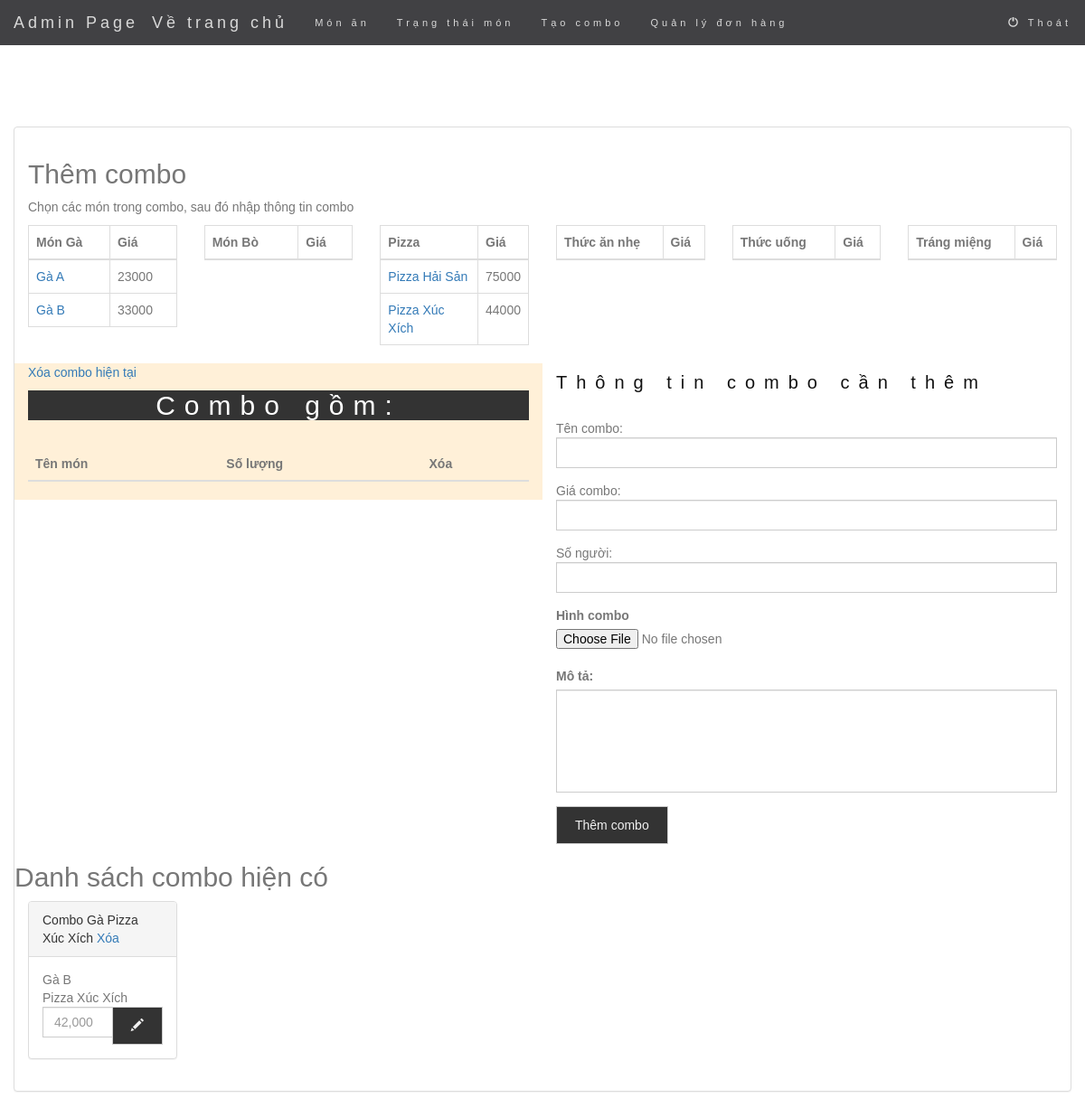
/admin/index.php?keyad=add_combo.php (signed in), run on the app's committed database.
### tables this page shows
CREATE TABLE `thucan` (
  `ta_ma` int(255) NOT NULL,
  `ta_ten` varchar(255) NOT NULL,
  `ta_gia` int(255) NOT NULL,
  `ta_tinhtrang` tinyint(1) NOT NULL,
  `ta_hinhanh` varchar(255) NOT NULL,
  `ta_loai` int(255) NOT NULL
);

CREATE TABLE `combo` (
  `combo_ma` int(255) NOT NULL,
  `combo_ten` varchar(255) NOT NULL,
  `combo_gia` int(255) NOT NULL,
  `combo_songuoi` int(255) NOT NULL,
  `combo_mota` varchar(10000) NOT NULL,
  `combo_hinhanh` varchar(255) NOT NULL
);

CREATE TABLE `chitietcombo` (
  `ctcb_ma` int(255) NOT NULL,
  `ctcb_soluong` int(255) NOT NULL,
  `combo_ma` int(255) NOT NULL,
  `ta_ma` int(255) NOT NULL
);

### admin/add_combo.php (the view, shortened to what this page needs)
<div class="panel panel-default">
  <div class="panel-body">
  	<h2>Thêm combo</h2>
  	<p>Chọn các món trong combo, sau đó nhập thông tin combo</p>
  	<div class="row">
  		<div class="col-md-2">
  			<table class="table table-bordered">
			    <thead>
			      <tr>
			        <th>Món Gà</th>
			        <th>Giá</th>
			      </tr>
			    </thead>
			    <tbody>
			    <?php
			    	$sql="select * from thucan where ta_loai=1";
			    	$do=mysqli_query($db,$sql);
			    	while($row=mysqli_fetch_array($do)){
			    ?>
			      <tr>
			        <td><a href="?keyad=add_combo.php&addcombo=<?=$row['ta_ma']?>"><?=$row['ta_ten']?></a></td>
			        <td><?=$row['ta_gia']?></td>
			      </tr>
			     <?php } ?>
			    </tbody>
			 </table>
  		</div>
  		<div class="col-md-2">
  			<table class="table table-bordered">
			    <thead>
			      <tr>
			        <th>Món Bò</th>
			        <th>Giá</th>
			      </tr>
			    </thead>
			 </table>
  		</div>
  		<div class="col-md-2">
  			<table class="table table-bordered">
			    <thead>
			      <tr>
			        <th>Pizza</th>
			        <th>Giá</th>
			      </tr>
			    </thead>
			    <tbody>
			     <?php
			    	$sql="select * from thucan where ta_loai=3";
			    	$do=mysqli_query($db,$sql);
			    	while($row=mysqli_fetch_array($do)){
			    ?>
			      <tr>
			        <td><a href="?keyad=add_combo.php&addcombo=<?=$row['ta_ma']?>"><?=$row['ta_ten']?></a></td>
			        <td><?=$row['ta_gia']?></td>
			      </tr>
			     <?php } ?>
			    </tbody>
			 </table>
  		</div>
  		<div class="col-md-2">
  			<table class="table table-bordered">
			    <thead>
			      <tr>
			        <th>Thức ăn nhẹ</th>
			        <th>Giá</th>
			      </tr>
			    </thead>
			 </table>
  		</div>
  		<div class="col-md-2">
  			<table class="table table-bordered">
			    <thead>
			      <tr>
			        <th>Thức uống</th>
			        <th>Giá</th>
			      </tr>
			    </thead>
			 </table>
  		</div>
  		<div class="col-md-2">
  			<table class="table table-bordered">
			    <thead>
			      <tr>
			        <th>Tráng miệng</th>
			        <th>Giá</th>
			      </tr>
			    </thead>
			 </table>
  		</div>
	</div>
	<div class="row">
		<div class="col-md-6" style="background-color: #fff0d8;">
  				<a href="?keyad=add_combo.php&clearSession=1">Xóa combo hiện tại</a>
  				<h4>Combo gồm: </h4>
  				<table class="table">
				    <thead>
				      <tr>
				        <th>Tên món</th>
				        <th>Số lượng</th>
				        <th>Xóa</th>
				      </tr>
				    </thead>
				</table>
  		</div>
  		<div class="col-md-6">
  			<h3>Thông tin combo cần thêm</h3>
  			<form method="POST" action="" enctype="multipart/form-data">
			  <div class="form-group">
			    <label">Tên combo:</label>
			    <input type="text" name="tencombo" class="form-control">
			  </div>
			  <div class="form-group">
			    <label">Giá combo:</label>
			    <input type="number" name="gia" class="form-control">
			  </div>
			  <div class="form-group">
			    <label">Số người:</label>
			    <input type="number" name="songuoi" class="form-control">
			  </div>
			  <label >Hình combo  </label>
		        <div style="position:relative;">
		                <input type="file" name="photo"/>
		        </div>
			  <div class="form-group">
				  <label>Mô tả:</label>
				  <textarea class="form-control" rows="5" name="mota"></textarea>
			  </div>
			  <button type="submit" name="btnAdd_Combo" class="btn btn-default">Thêm combo </button>
			</form>
  		</div>
  	</div>
  	<div class="row">
  		<h2>Danh sách combo hiện có</h2>
  		<?php
  			$sql = "select * from combo";
  			$do=mysqli_query($db,$sql);
  			while($row=mysqli_fetch_array($do)){
  				$comboma = $row['combo_ma'];
  				$price = $row['combo_gia'];
  			?>
  		<div class="col-sm-6 col-md-2">
	  		<div class="panel panel-default">
			  <div class="panel-heading"><?=$row['combo_ten']?>
			  	<a onclick="return deleteConfirm()" href="?keyad=add_combo.php&xoacombo=<?=$comboma?>">Xóa</a>
			  </div>
			  <div class="panel-body">
			  		<?php
			  			$sql2="select * from combo cb join chitietcombo ct on cb.combo_ma=ct.combo_ma
  			join thucan ta on ta.ta_ma=ct.ta_ma where cb.combo_ma='$comboma'";
  						$do2 = mysqli_query($db,$sql2);
  						while($food=mysqli_fetch_array($do2)){
  							echo $food['ta_ten']."<br>";
  						}
			  		 ?>
			  		<form method="POST" action="">
					  <div class="input-group">
					    <input type="text" required name="newprice" class="form-control" placeholder="<?=number_format($price)?>">
					    <div class="input-group-btn">
					      <button class="btn btn-default" name="btnChangePrice" type="submit">
					        <span class="glyphicon glyphicon-pencil"></span>
					      </button>
					    </div>
					  </div>
					</form>
			  </div>
			</div>
		</div>
		<?php } ?>
  	</div>
  </div>
 </div>

### style.css (style rules this page uses)
body { font-family: 'Nunito', sans-serif; color: #777; }
h3, h4 { margin: 10px 0 30px 0; letter-spacing: 10px; font-size: 20px; color: #111; }
.btn { padding: 10px 20px; background-color: #333; color: #f1f1f1; border-radius: 0; transition: .2s; }
.modal-header, h4, .close { background-color: #333; color: #fff !important; text-align: center; font-size: 30px; }
.form-control { border-radius: 0; }
textarea { resize: none; }

### data on the page
thucan: ta_ten "Gà A", ta_gia "23000"
thucan: ta_ten "Gà B", ta_gia "33000"
thucan: ta_ten "Pizza Hải Sản", ta_gia "75000"
thucan: ta_ten "Pizza Xúc Xích", ta_gia "44000"
combo: combo_ten "Combo Gà Pizza Xúc Xích", newprice "42,000"
chitietcombo: ta_ma.ta_ten "Gà B"
chitietcombo: ta_ma.ta_ten "Pizza Xúc Xích"
